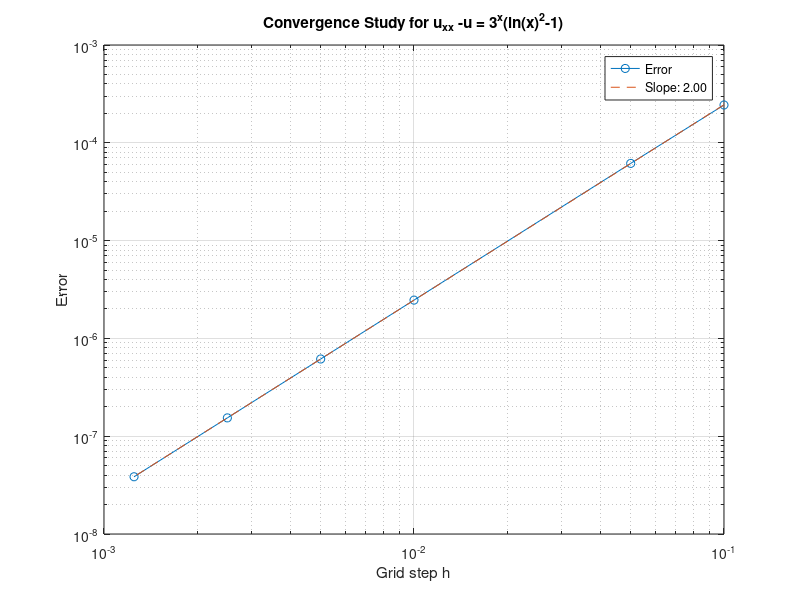

Write the MATLAB code that produced this figure.
h_values = [0.1, 0.05, 0.01, 0.005, 0.0025, 0.00125]; 
errors = zeros(size(h_values)); 

for i = 1:length(h_values)
    h = h_values(i);

    x = (h:h:(1-h))';
    m = length(x);
    e = ones(m, 1);

    Dxx = spdiags([e (-2*e - h*h*e) e], [-1 0 1], m, m);
    Dxx = Dxx / h^2;


    f = 3.^x * (log(3)*log(3)-1)
    f(1) = f(1) - 1 / h^2;
    f(m) = f(m) - 3 / h^2;

    u_numerical = Dxx \ f;


    u_analytical = 3.^x;

    errors(i) = max(abs(u_numerical - u_analytical));
end


figure;
loglog(h_values, errors, '-o');
xlabel('Grid step h');
ylabel('Error');
title('Convergence Study for u_{xx} -u = 3^{x}(ln(x)^2-1)');
grid on;


p = polyfit(log(h_values), log(errors), 1);
hold on;
loglog(h_values, exp(polyval(p, log(h_values))), '--', 'DisplayName', sprintf('Slope: %.2f', p(1)));
legend('Error', sprintf('Slope: %.2f', p(1)), 'Location', 'best');
hold off;
exportgraphics(gcf, "5b.png", 'Resolution', 300);